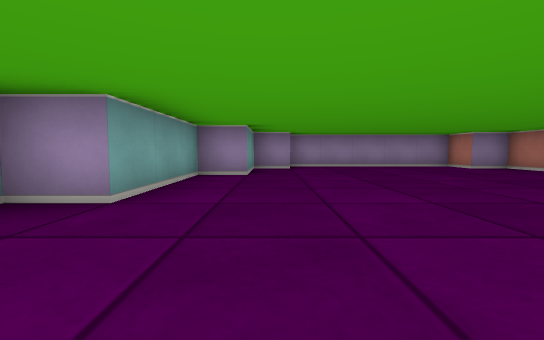
view 1 (above)

12 first-person views from a walk through a cub3D ray-caster map. The camera is about half as high as the walls, tilts 4° down and sees 90° across. The floor is counted in squares. Each view is taken from the middle of a square. On the plan, view 1 faces up. The plan holds only what a view shows up to about 9 squares ahead; the rest is blank.

view 2
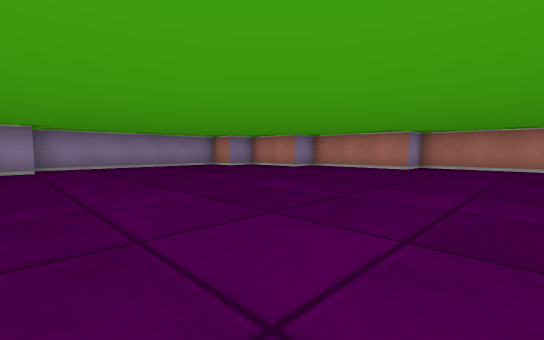

view 3
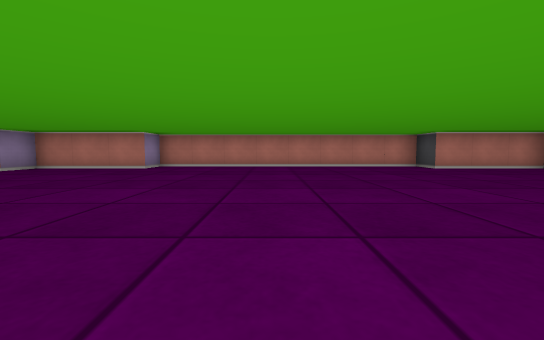

view 4
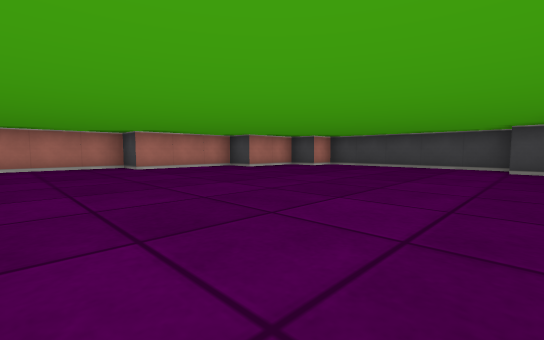

view 5
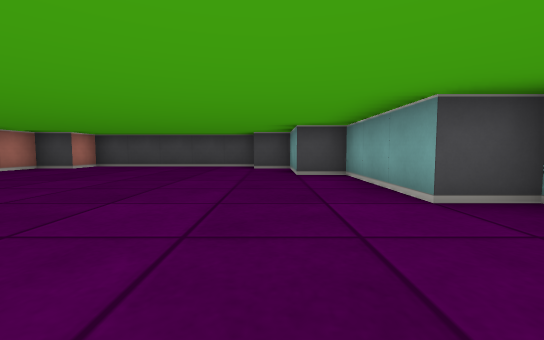

view 6
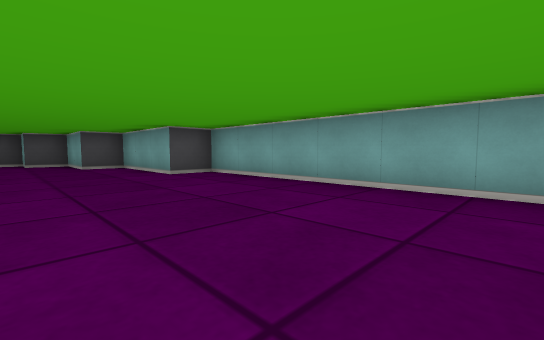

view 7
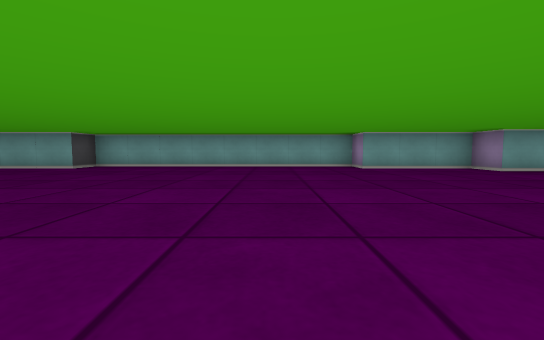

view 8
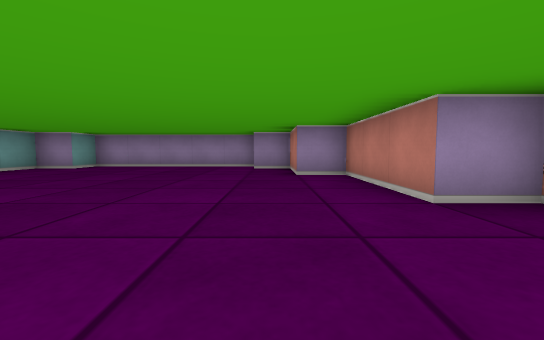

view 9
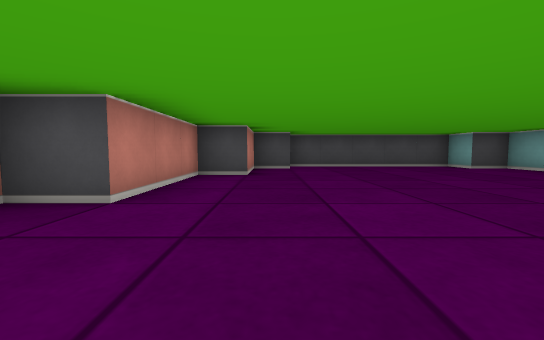

view 10
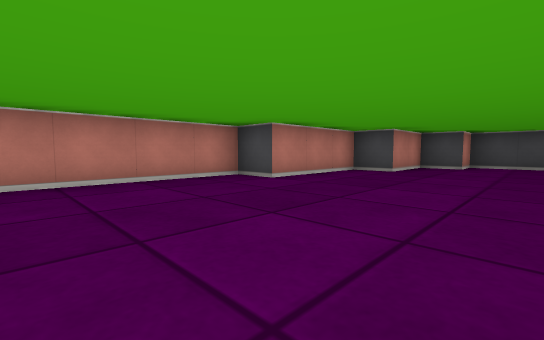

view 11
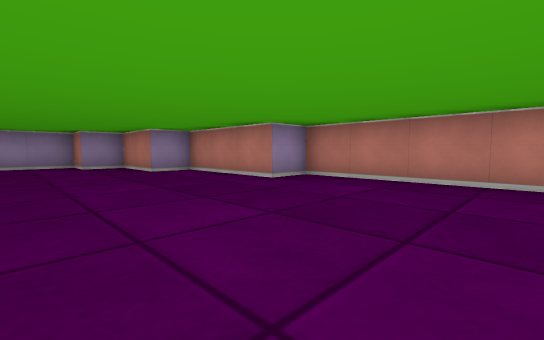

view 12
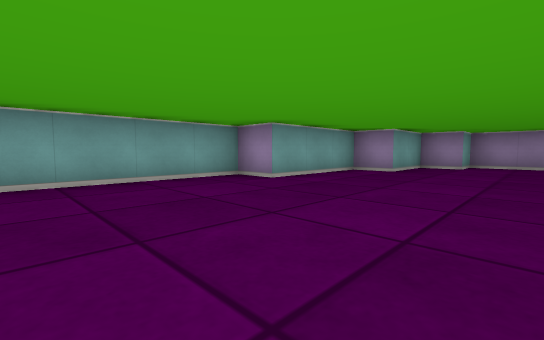

### Floor plan
Points are (right, up) in squares from view 1. A wall is a line through its corners. A room is listed if a view was taken in it or the views show most of it. See-through windows are left out.
Room 1 (views 1, 2, 3, 4, 5, 6, 7, 8, 9, 10, 11, 12)
walls: (-1.5, 2.5) (-2.5, 2.5) (-2.5, -5.5) (-1.5, -5.5) (-1.5, -8.5) (-0.5, -8.5) (-0.5, -10.5) (0.5, -10.5) (0.5, -11.5) (5.5, -11.5) (5.5, -10.5) (6.5, -10.5) (6.5, -8.5) (7.5, -8.5) (7.5, -5.5) (8.5, -5.5) (8.5, 2.5) (7.5, 2.5) (7.5, 5.5) (6.5, 5.5) (6.5, 7.5) (5.5, 7.5) (5.5, 8.5) (0.5, 8.5) (0.5, 7.5) (-0.5, 7.5) (-0.5, 5.5) (-1.5, 5.5) (-1.5, 2.5)

Where each view was taken, in squares from view 1:
view 1: 0 up, 0 right, facing up
view 2: 0 up, 0 right, facing up-right
view 3: 1 down, 0 right, facing right
view 4: 3 down, 0 right, facing down-right
view 5: 3 down, 0 right, facing down
view 6: 0 up, 1 right, facing down-left
view 7: 0 up, 6 right, facing left
view 8: 0 up, 6 right, facing up
view 9: 3 down, 6 right, facing down
view 10: 2 down, 4 right, facing down-right
view 11: 1 down, 4 right, facing up-right
view 12: 1 down, 2 right, facing up-left
